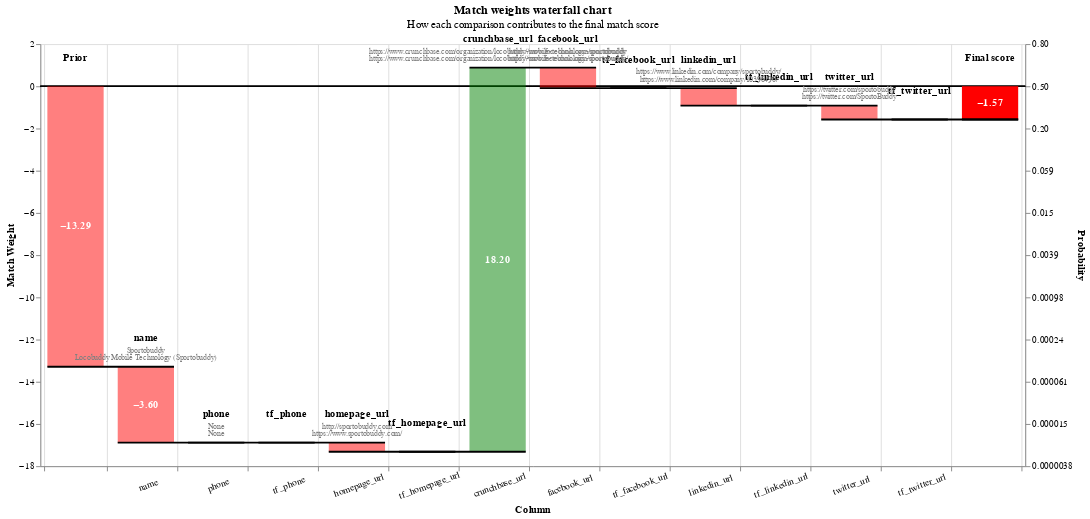

Source (notebook cell):
### Code cell
records_to_view  = df_predictions.as_record_dict(limit=5)
linker.waterfall_chart(records_to_view, filter_nulls=False)
